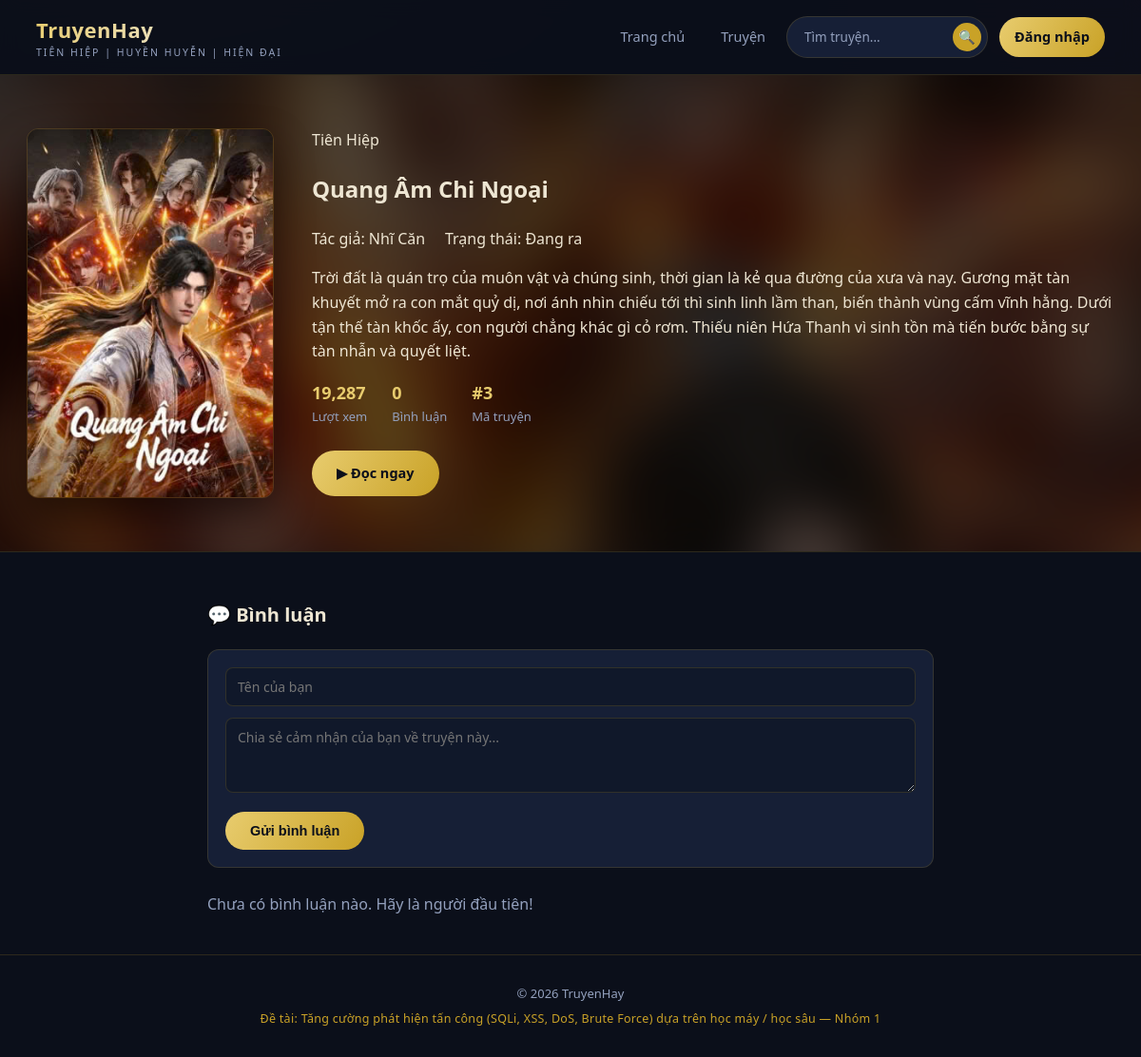
Before: /truyen/3 with the older database file.
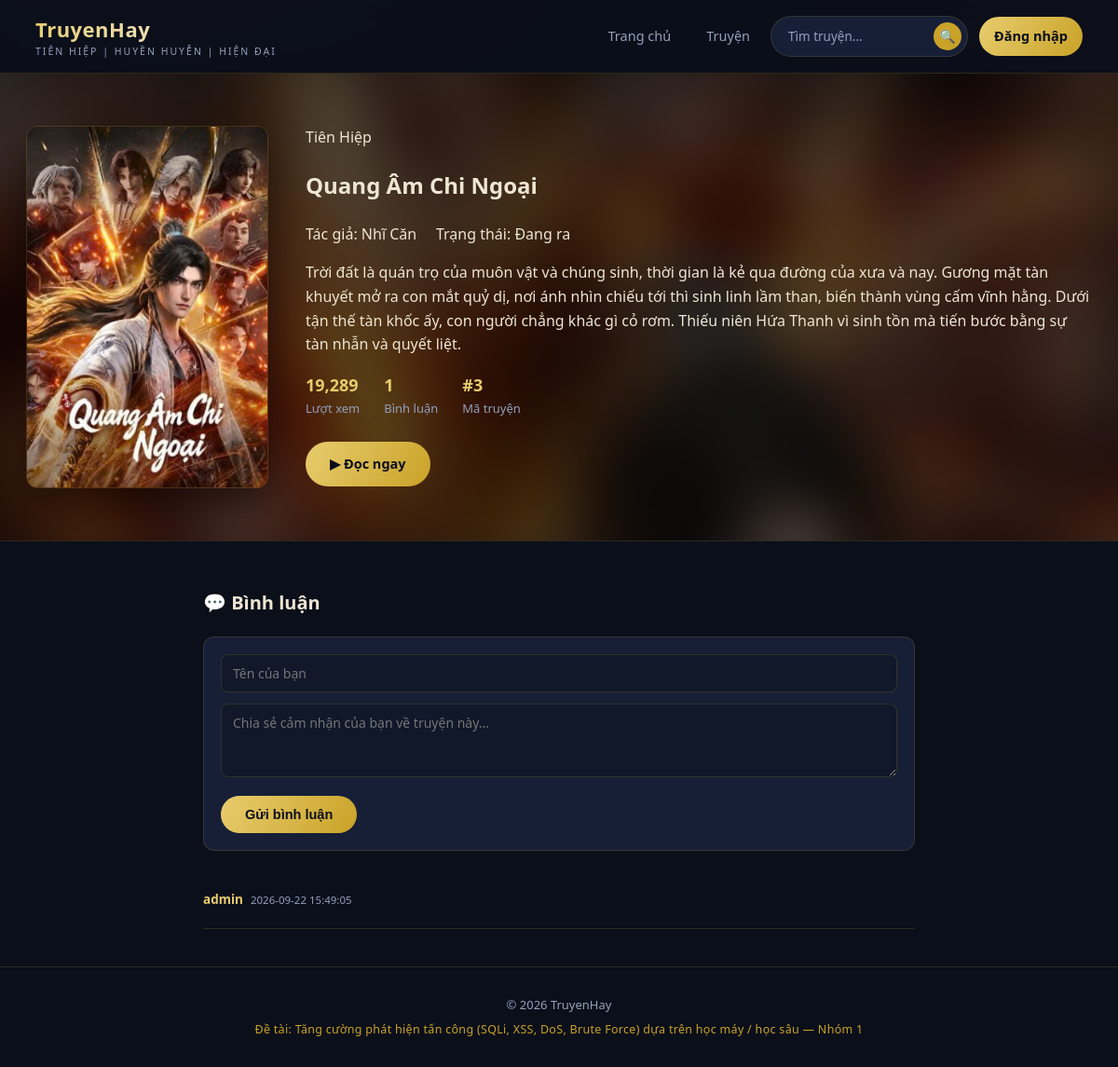
After: the same page with the newer database file.
### tables this page shows
CREATE TABLE truyen (
            id INTEGER PRIMARY KEY AUTOINCREMENT,
            title TEXT NOT NULL,
            author TEXT NOT NULL,
            category TEXT NOT NULL,
            description TEXT,
            image TEXT,
            views INTEGER DEFAULT 0,
            status TEXT NOT NULL DEFAULT "Đang ra",
            create_at TIMESTAMP DEFAULT CURRENT_TIMESTAMP
        );

CREATE TABLE comments (
            id INTEGER PRIMARY KEY AUTOINCREMENT,
            truyen_id INTEGER NOT NULL,
            username TEXT NOT NULL,
            content TEXT NOT NULL,
            created_at TIMESTAMP DEFAULT CURRENT_TIMESTAMP,
            FOREIGN KEY (truyen_id) REFERENCES truyen(id)
        );

### app.py (the view, shortened to what this page needs)
@app.route("/truyen/<truyen_id>", methods=["GET", "POST"])
def truyen_detail(truyen_id):
    db = get_db()
    cur = db.cursor()
    if request.method == "GET": #GET
        sql = ("SELECT * FROM truyen WHERE id = {t_id}").format(t_id=truyen_id)
        try: #Lay truyen
            truyen = run_query(sql, fetch="one")
        except sqlite3.Error as e:
            return f"Loi: {e}", 400
        if truyen == None:
            return "Không tìm thấy truyện !", 404
        try: #UPDATE views
            u_sql = "UPDATE truyen SET views = views + 1 WHERE id = {t_id}".format(t_id=truyen_id)
            run_query(u_sql, fetch="none")
        except sqlite3.Error as e:
            pass
        try: #Comments
            cmt_sql = ("SELECT * FROM comments WHERE truyen_id = {id} ORDER BY id"
                       ).format(id=truyen_id)
            comments = run_query(cmt_sql)
        except sqlite3.Error as e:
            comments =[]
        return render_template("truyen_detail.html", truyen=truyen, comments=comments)

### app.py (called while the page is built)
def get_db():
    if "db" not in g:
        g.db = sqlite3.connect(DB_PATH)
        g.db.row_factory = sqlite3.Row
    return g.db

def run_query(query, fetch="all"):
    db = get_db()
    cur = db.cursor()
    cur.execute(query)
    if fetch == "all":
        rows = cur.fetchall()
        return rows
    elif fetch == "one":
        row = cur.fetchone()
        return row
    else:
        db.commit()
        return None

### templates/truyen_detail.html (shortened to what this page needs)
<!DOCTYPE html>
<html lang="vi">
<head>
<link rel="stylesheet" href="{{ url_for('static', filename='style.css') }}">
</head>
<body>
<header class="site-header">
  <div class="header-inner">
    <a href="{{ url_for('index') }}" class="brand">
      <div>
        <div class="brand-text">TruyenHay</div>
        <div class="brand-sub">Tiên hiệp | Huyền huyễn | Hiện đại</div>
      </div>
    </a>
    <nav class="main-nav">
      <a href="{{ url_for('index') }}">Trang chủ</a>
      <a href="{{ url_for('truyen_list') }}">Truyện</a>
      <form class="search-form" action="{{ url_for('truyen_list') }}" method="get">
        <input type="text" name="q" placeholder="Tìm truyện...">
        <button type="submit" aria-label="Tìm kiếm">🔍</button>
      </form>
      {% if session.get('username') %}
        <a href="{{ url_for('logout') }}">Đăng xuất ({{ session.get('username') }})</a>
      {% else %}
        <a href="{{ url_for('login') }}" class="cta">Đăng nhập</a>
      {% endif %}
    </nav>
  </div>
</header>
<section class="detail-hero">
  {% set cover_img = truyen['image'] if truyen['image'] else 'tiennghich.jpg' %}
  {% set cover_url = url_for('static', filename='images/' + cover_img) %}
  <div class="detail-hero-bg" style="background-image: url('{{cover_url}}');"></div>
  <div class="detail-inner">
    <div class="detail-cover">
      <img src="{{cover_url}}" alt="{{ truyen.title }}">
    </div>
    <div class="hero-info">
      <span class="category-tag">{{ truyen['category']}}</span>
      <h1>{{ truyen['title'] }}</h1>
      <div class="author">Tác giả: {{ truyen['author'] }} &nbsp; &nbsp; Trạng thái: {{ truyen['status'] }}</div>
      <p class="desc">{{ truyen['description'] }}</p>
      <div class="stat-row">
        <div class="stat"><b>{{ "{:,}".format(truyen['views'] or 0) }}</b>Lượt xem</div>
        <div class="stat"><b>{{ comments|length }}</b>Bình luận</div>
        <div class="stat"><b>#{{ truyen['id'] }}</b>Mã truyện</div>
      </div>
      <a href="#doc" class="btn btn-primary">▶ Đọc ngay</a>
    </div>
  </div>
</section>
<div class="comments-wrap" id="doc">
  <h2>💬 Bình luận</h2>
  <form class="comment-form" method="post" action="{{ url_for('truyen_detail', truyen_id=truyen['id']) }}">
    <input type="text" name="username" placeholder="Tên của bạn"
           value="{{ session.get('username', '') }}" required>
    <textarea name="content" rows="3" placeholder="Chia sẻ cảm nhận của bạn về truyện này..." required></textarea>
    <button type="submit" class="btn btn-primary">Gửi bình luận</button>
  </form>
  {% for c in comments %}
  <div class="comment-item">
    <div class="who">{{ c.username }}<span class="when">{{ c.created_at }}</span></div>
  </div>
  {% else %}
  <p style="color:var(--muted);">Chưa có bình luận nào. Hãy là người đầu tiên!</p>
  {% endfor %}
</div>
<footer class="site-footer">
  <div>© 2026 TruyenHay</div>
  <div class="project-line">Đề tài: Tăng cường phát hiện tấn công (SQLi, XSS, DoS, Brute Force) dựa trên học máy / học sâu — Nhóm 1</div>
</footer>
</body>
</html>

Changed rows visible on the page:
changed truyen "Quang Âm Chi Ngoại": views "19,287" → "19,289"
added comments: username "admin", created_at "2026-09-22 15:49:05"
Other visible differences:
{{ comments|length }}: "0" → "1"
text no longer shown: "Chưa có bình luận nào. Hãy là người đầu tiên!"
